Frame 1 (no input): blank canvas, image omitted
Frame 60 (the mouse pressed at the canvas centre just before this capture): blank canvas, image omitted
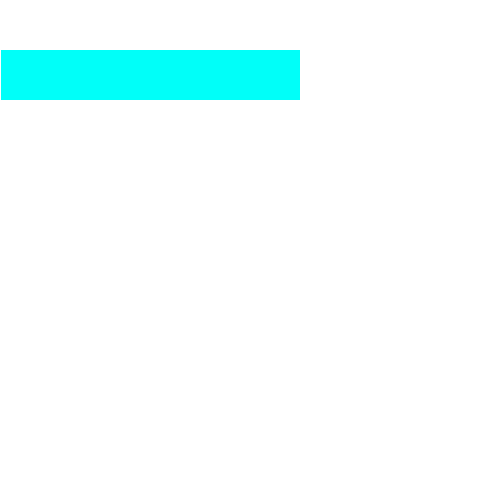
Frame 120 (the mouse held since frame 60 and released just before this capture)

The Processing sketch whose frames 1 and 60 were blank and that drew this single picture after the mouse press (run headless with seeded random() and noise(); from frame 60 on, the mouse is pressed at the canvas centre):

// Processing sketch: processing_66740
// ── processing_66740.pde

float weirdShit;
float n;



void setup (){
  size (500, 500);
  background (255);
  smooth ();
  noStroke ();
}

void draw (){
  background (255);
  pulse (1);  
  
  for (int i=0; i < mouseX; i++){
    fill (0, 255, 249);
    rect (mouseY-i, 50, 50, 50); 
  }

 
  }

void pulse (int speed){
  if (mouseX <=width){
    weirdShit = dist (mouseX, mouseY, pmouseX, pmouseY);
    n = weirdShit*5.0;
    fill (255, 0, 153);
    ellipse (pmouseX, pmouseY, n, n);
  }    
}




/*void wave (int speed){
 if (mouseX <=width){
   biggerWave = di
  
}*/
